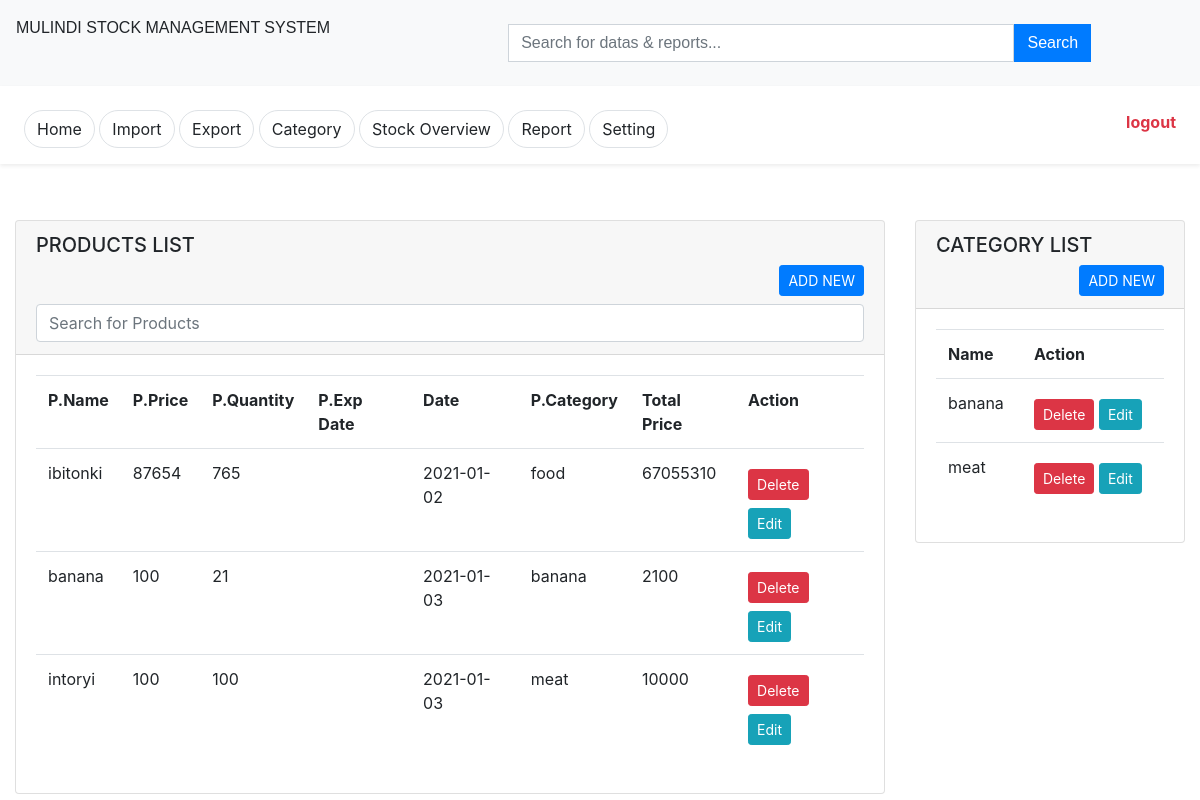
The app's page /stockmanage.php (signed in) with its own data.
### tables this page shows
CREATE TABLE `imported` (
  `p_id` int(11) NOT NULL,
  `p_name` varchar(255) NOT NULL,
  `p_quantity` int(11) NOT NULL,
  `measure` varchar(24) NOT NULL,
  `p_price` int(11) NOT NULL,
  `p_category` varchar(11) NOT NULL,
  `total_price` int(11) NOT NULL,
  `exp_date` varchar(255) NOT NULL,
  `date_e` date NOT NULL
);

CREATE TABLE `category` (
  `id` int(11) NOT NULL,
  `cat_name` varchar(255) NOT NULL
);

### stockmanage.php (the view, shortened to what this page needs)
<?php include('conn.php')?>
<?php include('header.php')?>
<body>
	<?php include('sidenav.php')?>
	<div class="container-fluid">
  		<div class="row">
  			<div class="col-lg-12">
				  <div class="row justify-content-center mt-5">
				    <div class="col-lg-9 mt-2">
				      <div class="card">
				          <div class="card-header">
				            <h5>PRODUCTS LIST</h5>
				            <a href="import.php" class="mb-2 btn btn-sm btn-primary float-right">ADD NEW</a>
					            <input type="text" id="myInput" onkeyup="myFunction()" placeholder="Search for Products" class="mt-2 form-control">
				          </div>
				          <div class="card-body table-responsive">
				          	  <?php
					              $select=mysqli_query($conn,"SELECT * FROM imported");
					                if(mysqli_num_rows($select) > 0) {
					                  ?>
					                  <table class="table" id="myTable">
					                  	<tr>
					                  		<th>P.Name</th>
					                  		<th>P.Price</th>
					                  		<th>P.Quantity</th>
					                  		<th>P.Exp Date</th>
					                  		<th>Date</th>
					                  		<th>P.Category</th>
					                  		<th>Total Price</th>
					                  		<th>Action</th>
					                  	</tr>
						                  <?php
						                  while ($fetch=mysqli_fetch_array($select)) {?>
						                    <tr>
						                    	<td>
						                    		<?php echo$fetch['p_name']?>
						                    	</td>
						                    	<td>
						                    		<?php echo$fetch['p_price']?>
						                    	</td>
						                    	<td>
						                    		<?php echo$fetch['p_quantity']?>
						                    	</td>
						                    	<td>
						                    	</td>
						                    	<td>
						                    		<?php echo$fetch['date_e']?>
						                    	</td>
						                    	<td>
						                    		<?php echo$fetch['p_category']?>
						                    	</td>
						                    	<td>
						                    		<?php echo$fetch['total_price']?>
						                    	</td>
						                    	<td>
						                    		<a href="delete.php?name=<?php echo$fetch['p_name']?>" class="btn btn-sm btn-danger mt-2">Delete</a>
						                    		<a href="edit.php?id=<?php echo$fetch['p_id']?>" class="btn btn-sm btn-info mt-2">Edit</a>
						                    	</td>
						                    </tr>
						                    <?php
						                  }
						                  ?>
					                  	</table>
					                  <?php
					                }else{
					                ?>
					                <p class="alert alert-warning">No Product: <a href="import.php" class="text-info" >Add New</a></p>
					                <?php
					              }
					           ?>
				          </div>
				      </div>
				  </div>
				  <div class="col-lg-3 mt-2">
				  	 <div class="card">
				          <div class="card-header">
				            <h5>CATEGORY LIST</h5>
				            <a href="category.php" class="btn btn-primary btn-sm float-right">ADD NEW</a>
				          </div>
				          <div class="card-body">
			          		  <?php
					              $select=mysqli_query($conn,"SELECT * FROM category");
					                if(mysqli_num_rows($select) > 0) {
					                  ?>
					                  <table class="table">
					                  	<tr>
					                  		<th>Name</th>
					                  		<th>Action</th>
					                  	</tr>
						                  <?php
						                  while ($fetch=mysqli_fetch_array($select)) {?>
						                    <tr>
						                    	<td>
						                    		<?php echo$fetch['cat_name']?>
						                    	</td>
						                    	<td>
						                    		<a href="deletecat.php?cat_name=<?php echo$fetch['cat_name']?>" class="btn btn-sm btn-danger mt-2">Delete</a>
						                    		<a href="editcat.php?cat_name=<?php echo$fetch['cat_name']?>" class="btn btn-sm btn-info mt-2">Edit</a>
						                    	</td>
						                    </tr>
						                    <?php
						                  }
						                  ?>
					                  	</table>
					                  <?php
					                }else{
					                ?>
					                <p class="alert alert-warning">No category: <a href="category.php" class="text-info" >Add New</a></p>
					                <?php
					              }
					           ?>
				          </div>
				      </div>
				  </div>
				</div>
  			</div>
  		</div>
  	</div>
</body>
</html>

### header.php (shortened to what this page needs)
<!DOCTYPE html>
<html>
<head>
	<link rel="stylesheet" type="text/css" href="css/bootstrap.min.css">
	<link rel="stylesheet" type="text/css" href="css/bootstrap.css">
	<link rel="stylesheet" type="text/css" href="fontawesome-free-5.8.1-web/js/fontawesome.css">
	<link rel="stylesheet" type="text/css" href="fontawesome-free-5.8.1-web/js/fontawesome.min.css">
	<link rel="stylesheet" type="text/css" href="css/custom.css">
</head>

### sidenav.php
<div class="row bg-light p-3 navv p-2">
  <div class="col-lg-5 text-truncate">
    <?php include('name.php')?>
  </div>
  <div class="col-lg-6 p-2">
    <form class="d-flex flex-row" action="search.php"  method="GET">
      <input class="form-control flex-grow-1 rounded-0" type="text" name="search" placeholder="Search for datas &amp; reports...">
        <button class="btn rounded-0 btn-primary" type="submit" value="Searching" name="go">
          Search
        </button>
    </form>
  </div>
</div>
<div class="d-flex bg-white flex-row p-3 shadow-sm">
  <div class="flex-grow-1  pl-2">
    <a href="index.php" class="btn btn-outline-default border linked mt-2">Home</a>
    <a href="import.php" class="btn btn-outline-default border linked mt-2">Import</a>
    <a href="export.php" class="btn btn-outline-default border linked mt-2">Export</a>
    <a href="category.php" class="btn btn-outline-default border linked mt-2">Category</a>
    <a href="stockmanage.php" class="btn btn-outline-default border linked mt-2">Stock Overview
    </a>
    <a href="report.php" class="btn btn-outline-default border linked mt-2">Report
    </a>
    <a href="setting.php" class="btn btn-outline-default border linked mt-2">Setting
    </a>
  </div>
  <div class="p-2 ">
    <?php include('logout.php')?>
  </div>
</div>

### name.php
MULINDI STOCK MANAGEMENT SYSTEM

### logout.php
<a href="confirm.php?name=<?php echo($_SESSION['login'])?>" class="font-weight-bold text-decoration-none text-danger">logout</a>

### css/custom.css (style rules this page uses)
.navv { font-family: sans-serif; }
.linked { border-radius:29px; }

### records on screen
imported: p_name "ibitonki", p_price "87654", p_quantity "765", date_e "2021-01-02", p_category "food", total_price "67055310"
imported: p_name "banana", p_price "100", p_quantity "21", date_e "2021-01-03", p_category "banana", total_price "2100"
imported: p_name "intoryi", p_price "100", p_quantity "100", date_e "2021-01-03", p_category "meat", total_price "10000"
category: cat_name "banana"
category: cat_name "meat"
